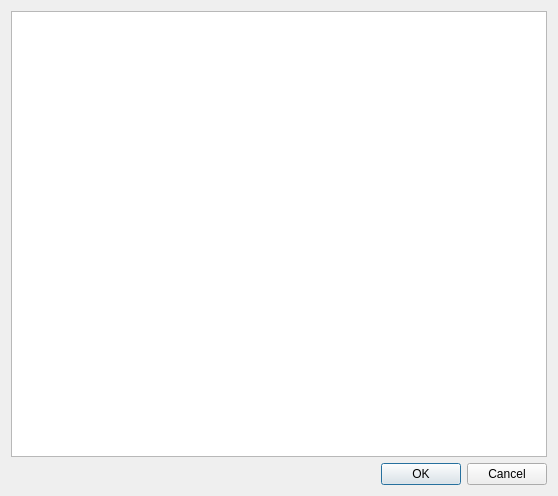
<?xml version="1.0" encoding="UTF-8"?>
<ui version="4.0">
 <class>Preview</class>
 <widget class="QDialog" name="Preview">
  <property name="geometry">
   <rect>
    <x>0</x>
    <y>0</y>
    <width>558</width>
    <height>496</height>
   </rect>
  </property>
  <property name="windowTitle">
   <string>Dialog</string>
  </property>
  <layout class="QGridLayout" name="gridLayout_2">
   <item row="0" column="0">
    <layout class="QGridLayout" name="gridLayout">
     <item row="0" column="0">
      <widget class="QTableView" name="tableView"/>
     </item>
    </layout>
   </item>
   <item row="1" column="0">
    <widget class="QDialogButtonBox" name="buttonBox">
     <property name="orientation">
      <enum>Qt::Horizontal</enum>
     </property>
     <property name="standardButtons">
      <set>QDialogButtonBox::Cancel|QDialogButtonBox::Ok</set>
     </property>
    </widget>
   </item>
  </layout>
 </widget>
 <resources/>
 <connections>
  <connection>
   <sender>buttonBox</sender>
   <signal>accepted()</signal>
   <receiver>Preview</receiver>
   <slot>accept()</slot>
   <hints>
    <hint type="sourcelabel">
     <x>248</x>
     <y>254</y>
    </hint>
    <hint type="destinationlabel">
     <x>157</x>
     <y>274</y>
    </hint>
   </hints>
  </connection>
  <connection>
   <sender>buttonBox</sender>
   <signal>rejected()</signal>
   <receiver>Preview</receiver>
   <slot>reject()</slot>
   <hints>
    <hint type="sourcelabel">
     <x>316</x>
     <y>260</y>
    </hint>
    <hint type="destinationlabel">
     <x>286</x>
     <y>274</y>
    </hint>
   </hints>
  </connection>
 </connections>
</ui>
